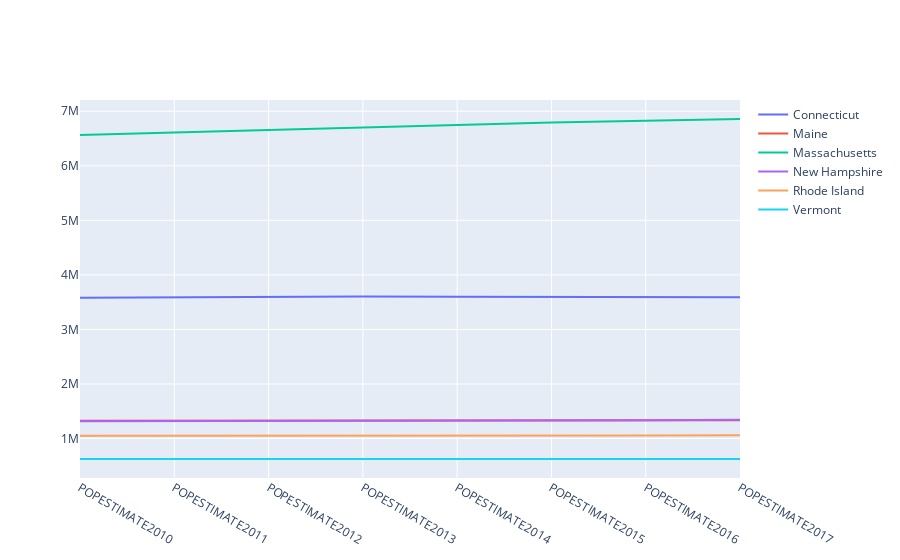

Source (notebook cell):
### Code cell
# USE List comprehension to automatically build traces for Plotly 
# Build a scatter plot for every state in df2 index 

data = [go.Scatter(x=df2.columns,
                    y=df2.loc[name],
                    mode='lines',
                    name=name) for name in df2.index]
pyo.iplot(data)

### Figure 1 — Plotly figure (JSON) as saved in the notebook; plotly's stock layout.template omitted (floating-point values rounded to 4 significant figures)
{"data": [{"mode": "lines", "name": "Connecticut", "type": "scatter", "x": ["POPESTIMATE2010", "POPESTIMATE2011", "POPESTIMATE2012", "POPESTIMATE2013", "POPESTIMATE2014", "POPESTIMATE2015", "POPESTIMATE2016", "POPESTIMATE2017"], "y": [3580171, 3591927, 3597705, 3602470, 3600188, 3593862, 3587685, 3588184]}, {"mode": "lines", "name": "Maine", "type": "scatter", "x": ["POPESTIMATE2010", "POPESTIMATE2011", "POPESTIMATE2012", "POPESTIMATE2013", "POPESTIMATE2014", "POPESTIMATE2015", "POPESTIMATE2016", "POPESTIMATE2017"], "y": [1327568, 1327968, 1328101, 1327975, 1328903, 1327787, 1330232, 1335907]}, {"mode": "lines", "name": "Massachusetts", "type": "scatter", "x": ["POPESTIMATE2010", "POPESTIMATE2011", "POPESTIMATE2012", "POPESTIMATE2013", "POPESTIMATE2014", "POPESTIMATE2015", "POPESTIMATE2016", "POPESTIMATE2017"], "y": [6564943, 6612178, 6659627, 6711138, 6757925, 6794002, 6823721, 6859819]}, {"mode": "lines", "name": "New Hampshire", "type": "scatter", "x": ["POPESTIMATE2010", "POPESTIMATE2011", "POPESTIMATE2012", "POPESTIMATE2013", "POPESTIMATE2014", "POPESTIMATE2015", "POPESTIMATE2016", "POPESTIMATE2017"], "y": [1316700, 1318345, 1320923, 1322622, 1328684, 1330134, 1335015, 1342795]}, {"mode": "lines", "name": "Rhode Island", "type": "scatter", "x": ["POPESTIMATE2010", "POPESTIMATE2011", "POPESTIMATE2012", "POPESTIMATE2013", "POPESTIMATE2014", "POPESTIMATE2015", "POPESTIMATE2016", "POPESTIMATE2017"], "y": [1053169, 1052154, 1052761, 1052784, 1054782, 1055916, 1057566, 1059639]}, {"mode": "lines", "name": "Vermont", "type": "scatter", "x": ["POPESTIMATE2010", "POPESTIMATE2011", "POPESTIMATE2012", "POPESTIMATE2013", "POPESTIMATE2014", "POPESTIMATE2015", "POPESTIMATE2016", "POPESTIMATE2017"], "y": [625842, 626210, 625606, 626044, 625665, 624455, 623354, 623657]}], "layout": {}}
